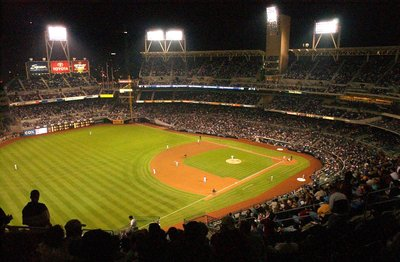
#> input picture tools/verify_baseball2.jpg, 400 x 262 px
$ python detailed_image_check.py verify_baseball2.jpg
#> lines starting #> are read from the running program, lines starting #| are printed output that depends on the picture
#!/usr/bin/env python3
"""Detailed pixel inspection to understand image content."""
from PIL import Image
import sys

img_path = sys.argv[1] if len(sys.argv) > 1 else "assets/images/how-do-t-cells-feel-their-surroundings-to-help-us-stay-healthy.jpg"

im = Image.open(img_path)
#> im is the input picture: PIL image 400x262 RGB; mean R, G, B 76.2, 64.6, 33.1
w, h = im.size
#> w = 400; h = 262
print(f"Size: {w}x{h}, Mode: {im.mode}")
#| Size: 400x262, Mode: RGB

for y in range(100, h, h // 8):
    for x in range(100, w, w // 8):
        px = im.getpixel((x, y))
        print(f"  ({x}, {y}): {px}")

center_region = im.crop((w//4, h//4, 3*w//4, 3*h//4))
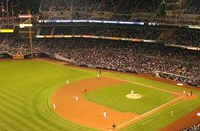
#> center_region: PIL image 200x131 RGB; mean R, G, B 122.5, 101.6, 42.7
center_data = list(center_region.getdata())
#> center_data = 26200 items
bright = sum(1 for p in center_data if sum(p) > 600)
#> bright = 213
dark = sum(1 for p in center_data if sum(p) < 50)
#> dark = 181
print(f"\nCenter region: {bright} bright, {dark} dark, {len(center_data)-bright-dark} mid")
#| Center region: 213 bright, 181 dark, 25806 mid

$ run again, on assets/images/2026-10-27-53-orangutans-rescued-from-borneo-fires.jpg
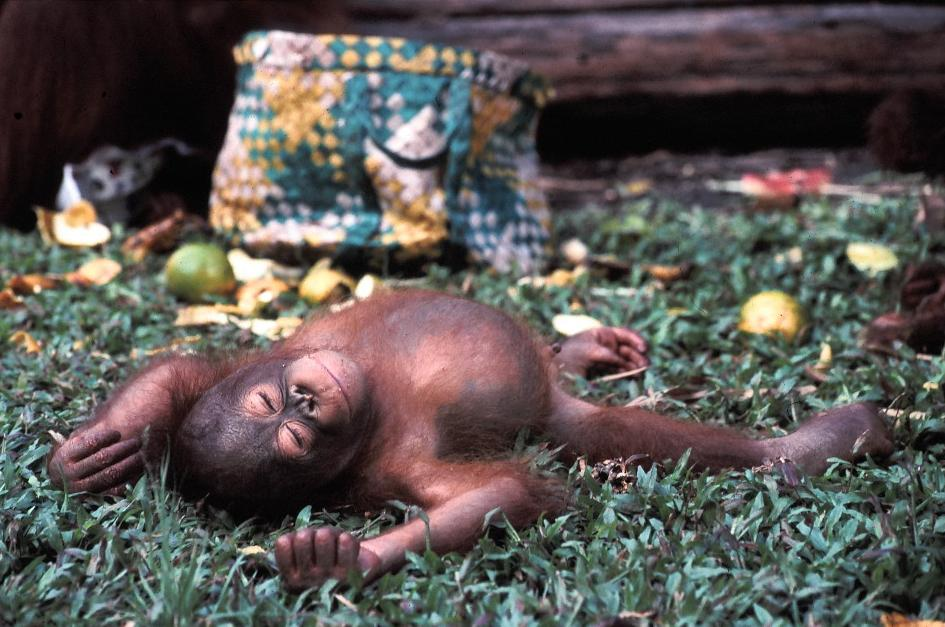
#> input picture assets/images/2026-10-27-53-orangutans-rescued-from-borneo-fires.jpg, 945 x 627 px
#> im is the input picture: PIL image 945x627 RGB; mean R, G, B 90.7, 85.9, 83
#| Size: 945x627, Mode: RGB
#> `center_region = im.crop((w//4, h//4, 3*w//4, 3*h//4))`:
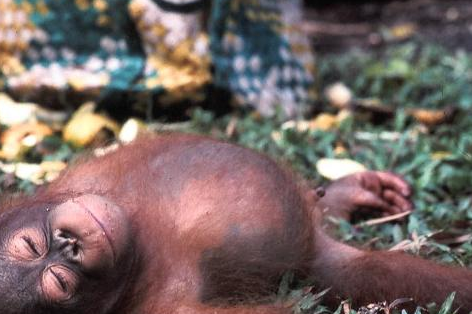
#> center_region: PIL image 472x314 RGB; mean R, G, B 118, 101.9, 99
#> center_data = 148208 items
#> bright = 9769
#> dark = 2447
#| Center region: 9769 bright, 2447 dark, 135992 mid
